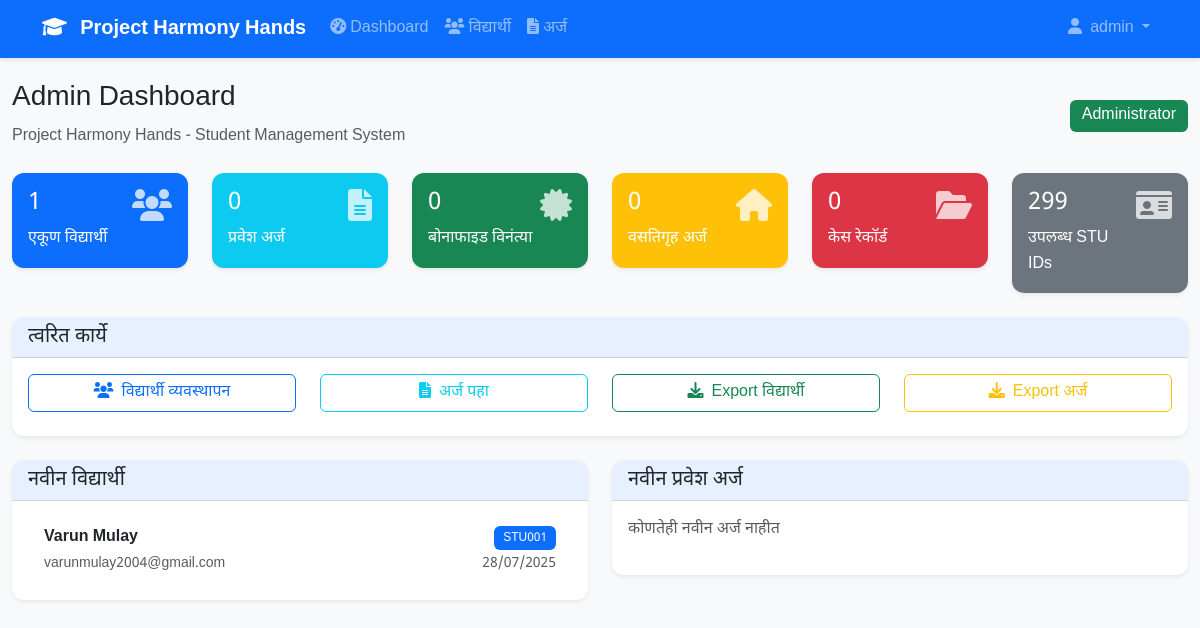
Screenshot of /admin_dashboard (signed in) with the database file from the repository.
### models.py (models this page shows, shortened)
class User(UserMixin, db.Model):
    id = db.Column(db.Integer, primary_key=True)
    username = db.Column(db.String(64), unique=True, nullable=False)
    email = db.Column(db.String(120), unique=True, nullable=False)
    password_hash = db.Column(db.String(256))
    is_admin = db.Column(db.Boolean, default=False)
    created_at = db.Column(db.DateTime, default=datetime.utcnow)
    stu_id = db.Column(db.String(10), unique=True, nullable=True)
    first_name = db.Column(db.String(64))
    last_name = db.Column(db.String(64))
    phone = db.Column(db.String(20))
    admission_forms = db.relationship('AdmissionForm', backref='student', lazy=True)
    bonafide_requests = db.relationship('BonafideRequest', backref='student', lazy=True)
    hostel_applications = db.relationship('HostelApplication', backref='student', lazy=True)
    case_records = db.relationship('CaseRecord', backref='student', lazy=True)
    pratinidhan_forms = db.relationship('PratinidhanForm', backref='student', lazy=True)

### routes.py (the view)
@app.route('/admin_dashboard')
@login_required
def admin_dashboard():
    if not current_user.is_admin:
        return redirect(url_for('student_dashboard'))
    total_students = User.query.filter_by(is_admin=False).count()
    total_admissions = AdmissionForm.query.count()
    total_bonafide = BonafideRequest.query.count()
    total_hostel = HostelApplication.query.count()
    total_case_records = CaseRecord.query.count()
    recent_students = User.query.filter_by(is_admin=False).order_by(User.created_at.desc()).limit(5).all()
    recent_admissions = AdmissionForm.query.order_by(AdmissionForm.created_at.desc()).limit(5).all()
    return render_template('admin_dashboard.html',
                         total_students=total_students,
                         total_admissions=total_admissions,
                         total_bonafide=total_bonafide,
                         total_hostel=total_hostel,
                         total_case_records=total_case_records,
                         recent_students=recent_students,
                         recent_admissions=recent_admissions)

### app.py (called while the page is built)
@login_manager.user_loader
def load_user(user_id):
    from models import User
    return User.query.get(int(user_id))

### templates/admin_dashboard.html (shortened to what this page needs)
{% extends "base.html" %}
{% block content %}
<div class="container-fluid">
    <div class="row">
        <div class="col-12">
            <div class="d-flex justify-content-between align-items-center mb-4">
                <div>
                    <h1 class="h3">Admin Dashboard</h1>
                    <p class="text-muted mb-0">Project Harmony Hands - Student Management System</p>
                </div>
                <div>
                    <span class="badge bg-success fs-6">Administrator</span>
                </div>
            </div>
        </div>
    </div>
    <div class="row mb-4">
        <div class="col-md-2">
            <div class="card bg-primary text-white">
                <div class="card-body">
                    <div class="d-flex justify-content-between">
                        <div>
                            <h4>{{ total_students }}</h4>
                            <p class="mb-0">एकूण विद्यार्थी</p>
                        </div>
                        <i class="fas fa-users fa-2x opacity-75"></i>
                    </div>
                </div>
            </div>
        </div>
        <div class="col-md-2">
            <div class="card bg-info text-white">
                <div class="card-body">
                    <div class="d-flex justify-content-between">
                        <div>
                            <h4>{{ total_admissions }}</h4>
                            <p class="mb-0">प्रवेश अर्ज</p>
                        </div>
                        <i class="fas fa-file-alt fa-2x opacity-75"></i>
                    </div>
                </div>
            </div>
        </div>
        <div class="col-md-2">
            <div class="card bg-success text-white">
                <div class="card-body">
                    <div class="d-flex justify-content-between">
                        <div>
                            <h4>{{ total_bonafide }}</h4>
                            <p class="mb-0">बोनाफाइड विनंत्या</p>
                        </div>
                        <i class="fas fa-certificate fa-2x opacity-75"></i>
                    </div>
                </div>
            </div>
        </div>
        <div class="col-md-2">
            <div class="card bg-warning text-white">
                <div class="card-body">
                    <div class="d-flex justify-content-between">
                        <div>
                            <h4>{{ total_hostel }}</h4>
                            <p class="mb-0">वसतिगृह अर्ज</p>
                        </div>
                        <i class="fas fa-home fa-2x opacity-75"></i>
                    </div>
                </div>
            </div>
        </div>
        <div class="col-md-2">
            <div class="card bg-danger text-white">
                <div class="card-body">
                    <div class="d-flex justify-content-between">
                        <div>
                            <h4>{{ total_case_records }}</h4>
                            <p class="mb-0">केस रेकॉर्ड</p>
                        </div>
                        <i class="fas fa-folder-open fa-2x opacity-75"></i>
                    </div>
                </div>
            </div>
        </div>
        <div class="col-md-2">
            <div class="card bg-secondary text-white">
                <div class="card-body">
                    <div class="d-flex justify-content-between">
                        <div>
                            <h4>{{ 300 - total_students }}</h4>
                            <p class="mb-0">उपलब्ध STU IDs</p>
                        </div>
                        <i class="fas fa-id-card fa-2x opacity-75"></i>
                    </div>
                </div>
            </div>
        </div>
    </div>
    <div class="row mb-4">
        <div class="col-12">
            <div class="card">
                <div class="card-header">
                    <h5 class="mb-0">त्वरित कार्ये</h5>
                </div>
                <div class="card-body">
                    <div class="row">
                        <div class="col-md-3 mb-2">
                            <a href="{{ url_for('admin_students') }}" class="btn btn-outline-primary w-100">
                                <i class="fas fa-users me-2"></i>विद्यार्थी व्यवस्थापन
                            </a>
                        </div>
                        <div class="col-md-3 mb-2">
                            <a href="{{ url_for('admin_forms') }}" class="btn btn-outline-info w-100">
                                <i class="fas fa-file-alt me-2"></i>अर्ज पहा
                            </a>
                        </div>
                        <div class="col-md-3 mb-2">
                            <button class="btn btn-outline-success w-100" onclick="exportData('students')">
                                <i class="fas fa-download me-2"></i>Export विद्यार्थी
                            </button>
                        </div>
                        <div class="col-md-3 mb-2">
                            <button class="btn btn-outline-warning w-100" onclick="exportData('forms')">
                                <i class="fas fa-download me-2"></i>Export अर्ज
                            </button>
                        </div>
                    </div>
                </div>
            </div>
        </div>
    </div>
    <div class="row">
        <div class="col-md-6">
            <div class="card">
                <div class="card-header">
                    <h5 class="mb-0">नवीन विद्यार्थी</h5>
                </div>
                <div class="card-body">
                    {% if recent_students %}
                    <div class="list-group list-group-flush">
                        {% for student in recent_students %}
                        <div class="list-group-item d-flex justify-content-between align-items-center">
                            <div>
                                <strong>{{ student.first_name }} {{ student.last_name }}</strong>
                                <br>
                                <small class="text-muted">{{ student.email }}</small>
                            </div>
                            <div class="text-end">
                                <span class="badge bg-primary">{{ student.stu_id }}</span>
                                <br>
                                <small class="text-muted">{{ student.created_at.strftime('%d/%m/%Y') }}</small>
                            </div>
                        </div>
                        {% endfor %}
                    </div>
                    {% else %}
                    <p class="text-muted">कोणतेही नवीन विद्यार्थी नाहीत</p>
                    {% endif %}
                </div>
            </div>
        </div>
        <div class="col-md-6">
            <div class="card">
                <div class="card-header">
                    <h5 class="mb-0">नवीन प्रवेश अर्ज</h5>
                </div>
                <div class="card-body">
                    {% if recent_admissions %}
                    <div class="list-group list-group-flush">
                        {% for admission in recent_admissions %}
                        <div class="list-group-item d-flex justify-content-between align-items-center">
                            <div>
                                <strong>{{ admission.first_name_marathi }} {{ admission.last_name_marathi }}</strong>
                                <br>
                                <small class="text-muted">{{ admission.school_name }}</small>
                            </div>
                            <div class="text-end">
                                <span class="badge bg-{{ 'success' if admission.status == 'approved' else 'warning' if admission.status == 'pending' else 'danger' }}">
                                    {{ admission.status }}
                                </span>
                                <br>
                                <small class="text-muted">{{ admission.created_at.strftime('%d/%m/%Y') }}</small>
                            </div>
                        </div>
                        {% endfor %}
                    </div>
                    {% else %}
                    <p class="text-muted">कोणतेही नवीन अर्ज नाहीत</p>
                    {% endif %}
                </div>
            </div>
        </div>
    </div>
</div>
{% endblock %}

### templates/base.html (shortened to what this page needs)
<!DOCTYPE html>
<html lang="mr">
<head>
    <link href="https://cdn.jsdelivr.net/npm/bootstrap@5.3.3/dist/css/bootstrap.min.css" rel="stylesheet">
    <link href="https://cdnjs.cloudflare.com/ajax/libs/font-awesome/6.0.0/css/all.min.css" rel="stylesheet">
    <link href="{{ url_for('static', filename='css/style.css') }}" rel="stylesheet">
</head>
<body>
    {% if current_user.is_authenticated %}
    <nav class="navbar navbar-expand-lg navbar-dark bg-primary">
        <div class="container">
            <a class="navbar-brand" href="{{ url_for('student_dashboard') if not current_user.is_admin else url_for('admin_dashboard') }}">
                <i class="fas fa-graduation-cap me-2"></i>
                Project Harmony Hands
            </a>
            <div class="collapse navbar-collapse" id="navbarNav">
                <ul class="navbar-nav me-auto">
                    {% if current_user.is_admin %}
                    <li class="nav-item">
                        <a class="nav-link" href="{{ url_for('admin_dashboard') }}">
                            <i class="fas fa-tachometer-alt me-1"></i>Dashboard
                        </a>
                    </li>
                    <li class="nav-item">
                        <a class="nav-link" href="{{ url_for('admin_students') }}">
                            <i class="fas fa-users me-1"></i>विद्यार्थी
                        </a>
                    </li>
                    <li class="nav-item">
                        <a class="nav-link" href="{{ url_for('admin_forms') }}">
                            <i class="fas fa-file-alt me-1"></i>अर्ज
                        </a>
                    </li>
                    {% endif %}
                </ul>
                <ul class="navbar-nav">
                    <li class="nav-item dropdown">
                        <a class="nav-link dropdown-toggle" href="#" role="button" data-bs-toggle="dropdown">
                            <i class="fas fa-user me-1"></i>
                            {{ current_user.first_name or current_user.username }}
                        </a>
                    </li>
                </ul>
            </div>
        </div>
    </nav>
    {% endif %}
    <main class="{% if current_user.is_authenticated %}pt-4{% endif %}">
        {% block content %}{% endblock %}
    </main>
</body>
</html>

### static/css/style.css (style rules this page uses)
:root { --primary-color: #0d6efd; --secondary-color: #6c757d; --success-color: #198754; --warning-color: #ffc107; --danger-color: #dc3545; --info-color: #0dcaf0; --light-color: #f8f9fa; --dark-color: #212529; --font-family-devanagari: 'Noto Sans Devanagari', sans-serif; }
body { font-family: var(--font-family-devanagari); line-height: 1.6; background-color: #f8f9fa; }
.btn { border-radius: 0.375rem; font-weight: 500; transition: all 0.15s ease-in-out; }
.card { border: none; border-radius: 0.75rem; box-shadow: 0 0.125rem 0.25rem rgba(0, 0, 0, 0.075); transition: box-shadow 0.15s ease-in-out; }
.card-header { background-color: rgba(13, 110, 253, 0.1); border-bottom: 1px solid rgba(0, 0, 0, 0.125); border-radius: 0.75rem 0.75rem 0 0 !important; font-weight: 600; }
.navbar { box-shadow: 0 2px 4px rgba(0, 0, 0, 0.1); }
.navbar-brand { font-weight: 700; font-size: 1.25rem; }
.nav-link { font-weight: 500; transition: color 0.15s ease-in-out; }
.badge { font-weight: 500; padding: 0.5em 0.75em; }

### rows the page displays
User: first_name+username "admin"
User: first_name "Varun", last_name "Mulay", email "varunmulay2004@gmail.com", stu_id "STU001", created_at "28/07/2025"

### other values shown
{{ total_students }} "1"
{{ total_admissions }} "0"
{{ total_bonafide }} "0"
{{ total_hostel }} "0"
{{ total_case_records }} "0"
{{ 300 - total_students }} "299"
